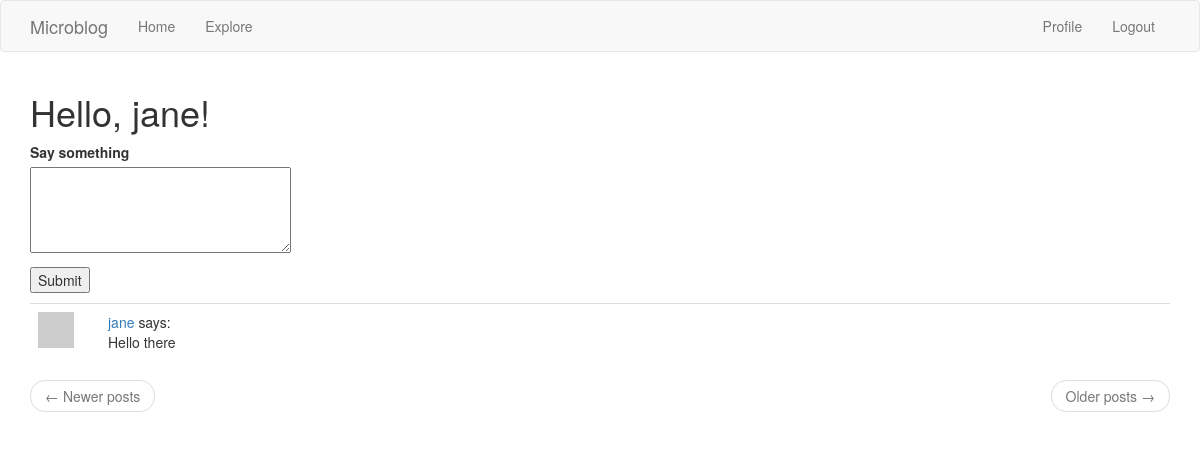
Before: /index (signed in) with the older database file.
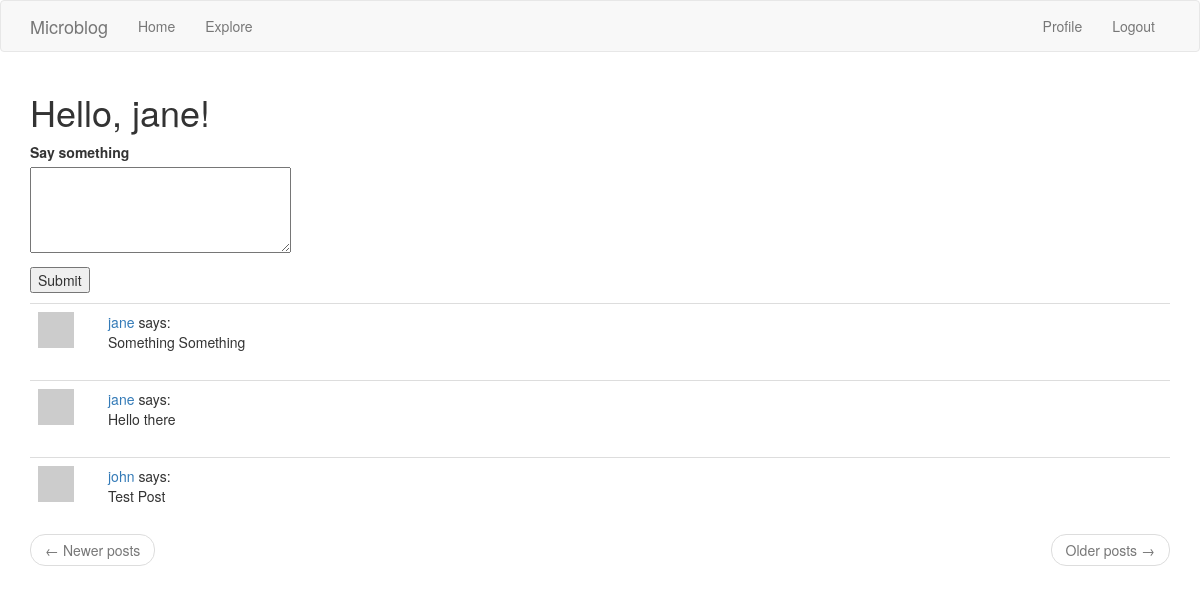
After: the same page with the newer database file.
### app/models.py (models this page shows, shortened)
class Post(db.Model):
    id = db.Column(db.Integer, primary_key=True)
    body = db.Column(db.String(140))
    timestamp = db.Column(db.DateTime, index=True, default=datetime.utcnow)
    user_id = db.Column(db.Integer, db.ForeignKey('user.id'))

class User(UserMixin, db.Model):
    id = db.Column(db.Integer, primary_key=True)
    username = db.Column(db.String(64), index=True, unique=True)
    email = db.Column(db.String(120), index=True, unique=True)
    password_hash = db.Column(db.String(128))
    about_me = db.Column(db.String(140))
    last_seen = db.Column(db.DateTime, default=datetime.utcnow)
    followed = db.relationship(
        'User',
        secondary=followers,
        primaryjoin=(followers.c.follower_id == id),
        secondaryjoin=(followers.c.followed_id == id),
        backref=db.backref('followers', lazy='dynamic'),
        lazy='dynamic'
    )
    posts = db.relationship('Post', backref='author', lazy='dynamic')
    def avatar(self, size):
        digest = md5(self.email.lower().encode('utf-8')).hexdigest()
        return 'https://www.gravatar.com/avatar/{}?d=identicon&s={}'.format(
            digest, size)
    def followed_posts(self):
        followed =  (Post.query
                         .join(followers, (followers.c.followed_id == Post.user_id))
                         .filter(followers.c.follower_id == self.id))
        own = Post.query.filter_by(user_id=self.id)
        return followed.union(own).order_by(Post.timestamp.desc())

### app/routes.py (the view)
@app.route('/', methods=['GET', 'POST'])
@app.route('/index', methods=['GET', 'POST'])
@login_required
def index():
    form = PostForm()
    if form.validate_on_submit():
        post = Post(body=form.post.data, author=current_user)
        db.session.add(post)
        db.session.commit()
        flash('Your post is now live!')
        return redirect(url_for('index'))
    page = request.args.get('page', 1, type=int)
    posts = current_user.followed_posts().paginate(
        page, app.config['POSTS_PER_PAGE'], false
    )
    next_url = url_for('index', page=posts.next_num) \
        if posts.has_next else None
    prev_url = url_for('index', page=posts.prev_num) \
        if posts.has_prev else None
    return render_template('index.html',
                           title='Home Page',
                           form=form,
                           posts=posts.items,
                           next_url=next_url,
                           prev_url=prev_url)

### app/forms.py
class PostForm(FlaskForm):
    post = TextAreaField('Say something', validators=[
        DataRequired(), Length(min=1, max=140)
    ])
    submit = SubmitField('Submit')

### app/models.py (called while the page is built)
@login.user_loader
def load_user(id):
    return User.query.get(int(id))

### app/routes.py (called while the page is built)
@app.before_request
def before_request():
    if current_user.is_authenticated:
        current_user.last_seen = datetime.utcnow()
        db.session.commit()

### app/templates/index.html (shortened to what this page needs)
{% extends "base.html" %}
{% block app_content %}
    <h1>Hello, {{ current_user.username }}!</h1>
    {% if form %}
        <form action="" method="post">
            <p>
                {{ form.post.label }}
                <br />
                {{ form.post(cols=32, rows=4) }}
                <br />
            </p>
            <p>
                {{ form.submit() }}
            </p>
        </form>
    {% endif %}
    {% for post in posts %}
        {% include "_post.html" %}
    {% endfor %}
    {% include "_page_nav.html" %}
{% endblock app_content %}

### app/templates/_post.html
<table class="table table-hover">
    <tr valign="top">
        <td width="70px">
            <a href="{{ url_for('user', username=post.author.username) }}">
                <img src="{{ post.author.avatar(36) }}"
                     alt="{{ post.author.username }}'s avatar"
                     height="36"
                     width="36"/>
            </a>
        </td>
        <td>
            <a href="{{ url_for('user', username=post.author.username) }}">{{ post.author.username }}</a>
            says:
            <br />
            {{ post.body }}
        </td>
    </tr>
</table>

Changed rows visible on the page:
added Post: author.username "jane", body "Something Something"
now on this page (row unchanged): Post: author.username "john", body "Test Post"
